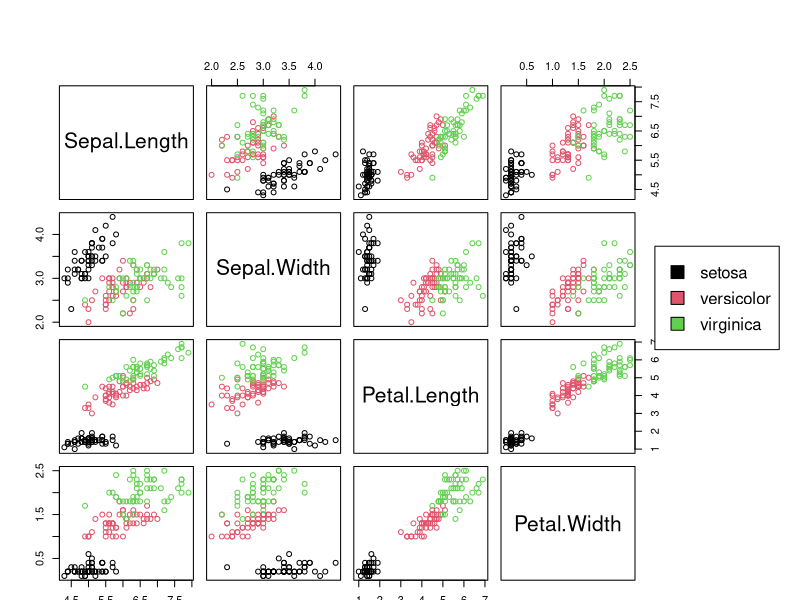

This chart was generated by the following R code:
## ---- chunk 1
knitr::opts_chunk$set(echo = TRUE)
## ---- chunk 2
#install.packages('e1071')
#install.packages("caret")
library(datasets)
library(e1071)
library(caret)
## ---- chunk 3
df = iris
head(df)
## ---- chunk 4
dim(df)
summary(df)
## ---- chunk 5
plot(iris[,1:4],col=iris[,5],oma=c(1,4,6,12))
par(xpd=TRUE)
legend(0.85,0.6, as.vector(unique(iris$Species)),fill=c(1,2,3))
## ---- chunk 6
df$Sepal.Length = scale( df$Sepal.Length )
df$Sepal.Width = scale( df$Sepal.Width )
df$Petal.Length = scale( df$Petal.Length )
df$Petal.Width = scale( df$Petal.Width )
summary(df)
## ---- chunk 7
set.seed(420)
train = sample(1:150, 0.5*150) 
test <- setdiff(1:150,train)

df_train = iris[train,]

df_test <- iris[test,]
## ---- chunk 8
svc = svm(Species ~ ., data = df_train)
summary(svc)
pred = predict(svc, df_test)
confusionMatrix(pred, df_test$Species)[3]$overall[1]
## ---- chunk 9
pred = predict(svc, df_test)
confusionMatrix(pred, df_test$Species)[3]$overall[1]
